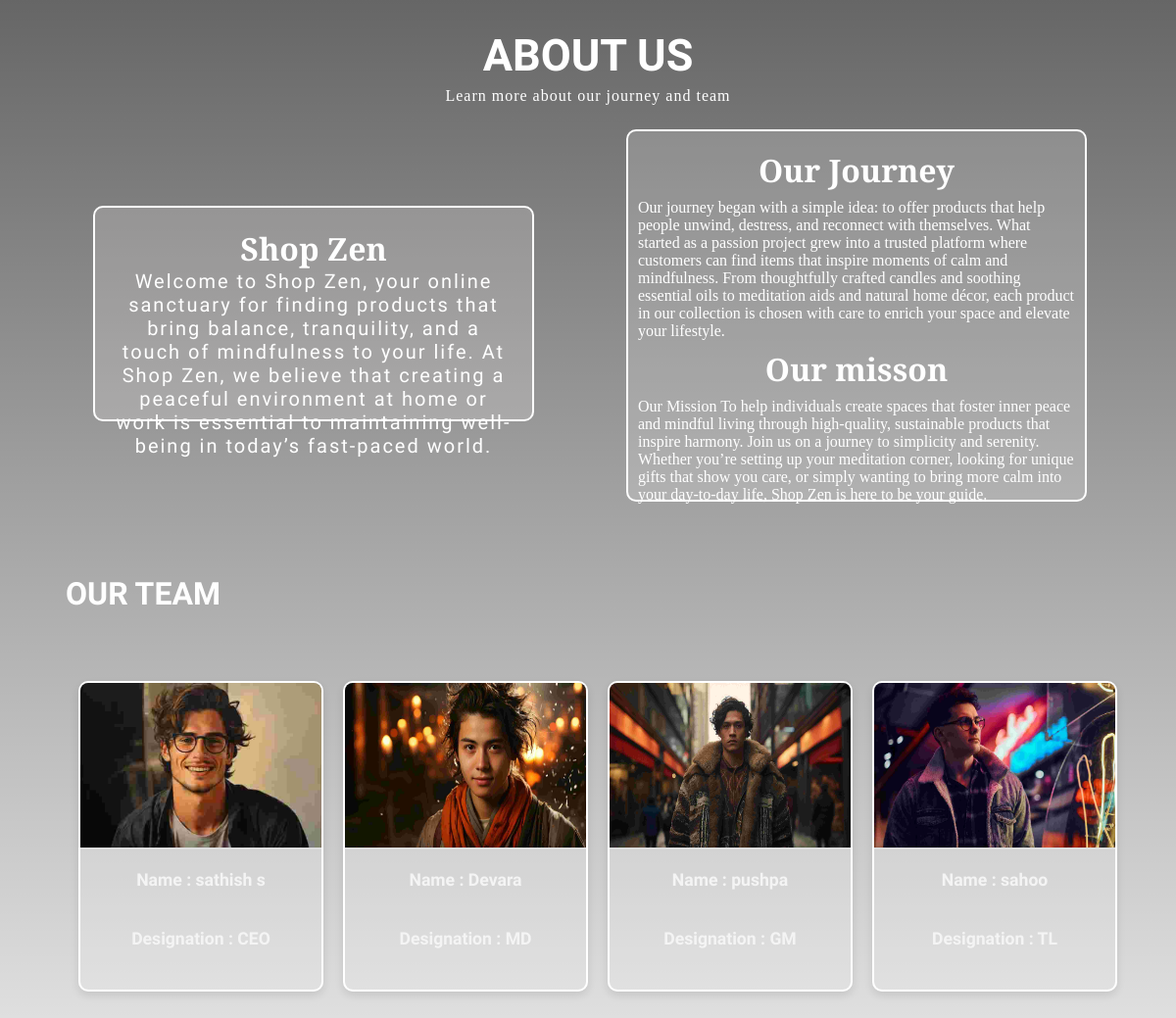
Screenshot of /aboutus/ with the database file from the repository.
### accounts/models.py (models this page shows, shortened)
class TeamMember(models.Model):
    image = models.ImageField(upload_to='images/')
    name = models.CharField(max_length=100)
    designation = models.CharField(max_length=100)

### accounts/views.py (the view)
# urls.py: path('aboutus/' , views.aboutus, name='aboutus'),
def aboutus(request):
    team_members = TeamMember.objects.all()
    return render(request, 'aboutus.html', {'team_members': team_members})

### accounts/context_processors.py (called while the page is built)
def cart_item_count(request):
    if request.user.is_authenticated:
        cart_items = CartItem.objects.filter(user=request.user)
        total_items = sum(item.quantity for item in cart_items)
    else:
        total_items = 0  # For unauthenticated users, set cart count to 0
    return {'cart_item_count': total_items}

### templates/aboutus.html (shortened to what this page needs)
<!DOCTYPE html>
{% load static %}
<html lang="en">
<head>
    <link
    href="https://cdn.jsdelivr.net/npm/remixicon@4.5.0/fonts/remixicon.css"
    rel="stylesheet"
/>
    <link rel="stylesheet" type="text/css" href="{% static 'style.css' %}">
</head>
<body>
<div class  = "aboutuscontainer">
<div class = "aboutheader">
<h1>About Us</h1>
<p>Learn more about our journey and team</p>
</div>
 <div class = "rhcontainer">
<div class = "leftsideheader">
    <div class= "leftsidecontent">
        <h1>Shop Zen</h1>
    <p>Welcome to Shop Zen, your online sanctuary for finding products
         that bring balance, tranquility, and a touch of mindfulness
          to your life. At Shop Zen, we believe that creating a peaceful
           environment at home or work is essential
         to maintaining well-being in today’s fast-paced world.</p>
      </div>
</div>
<div class = "rightsideheader">
    <div class= "rightsidecontent">
        <h1>Our Journey</h1>
    <p>Our journey began with a simple idea: to offer
        products that help people unwind, destress,
        and reconnect with themselves. What started as
        a passion project grew into a trusted platform
        where customers can find items that inspire moments
        of calm and mindfulness. From thoughtfully crafted
        candles and soothing essential oils to meditation aids
        and natural home décor, each product in our collection is chosen
         with care to enrich your space and elevate your lifestyle.</p>
        <h1>Our misson</h1>
        <p>Our Mission
            To help individuals create spaces that foster inner peace and mindful living through high-quality, sustainable products that inspire harmony.
            Join us on a journey to simplicity and serenity. Whether you’re setting up your meditation corner, looking for unique gifts that show you care, or
            simply wanting to bring more calm into your
         day-to-day life, Shop Zen is here to be your guide.</p>
      </div>
</div>
</div>
        <div class="teamcards">
            <div class = "teamheading"><h1>Our Team </h1></div>
            {% for teammember in team_members %}
            <div class="teamcard">
                <img src="{{ teammember.image.url }}" alt="{{ teammember.name }}">
                <div class="memberinfo">
                    <h2 >Name : {{teammember.name }}</h2>
                    <h2>Designation : {{ teammember.designation}}</h2>
                </div>
            </div>
            {% endfor %}
        </div>
</div>
</body>
</html>

### static/style.css (style rules this page uses)
* { padding:0; margin:0; box-sizing: border-box; font-family: Cormorant SC; cursor: pointer; }
body { background-image: linear-gradient(rgba(0, 0, 0, 0.6), rgba(0, 0, 0, 0.1)), url("https://img.freepik.com/free-photo/morning-dew_181624-306.jpg"); background-size: cover; background-position: center; user-select: none; background-attachment: fixed; color: white; font-family: Arial, sans-serif; height: 100vh; }
h2 { text-align: center; padding-bottom: 25px; }
.aboutuscontainer { position: relative; }
.aboutheader { position: absolute; left:50%; transform: translate(-50%,-0%); -webkit-transform: translate(-50%,-0%); -moz-transform: translate(-50%,-0%); -ms-transform: translate(-50%,-0%); -o-transform: translate(-50%,-0%); margin-top: 30px; }
.aboutheader h1 { text-align: center; text-transform: uppercase; font-size: 45px; font-family: Julius Sans One; }
.aboutheader p { margin-top: 6px; letter-spacing: 1px; font-family: cons Knowledge FAQ Search fonts Gruppo; }
.leftsideheader { position: relative; width:500px; height: 200px; }
.leftsidecontent { position: absolute; width:450px; height: 220px; padding:20px; background-color: rgba(247, 243, 243, 0.187); left:10%; top:50%; transform: translate(10%, 50%); -webkit-transform: translate(10%, 50%); -moz-transform: translate(10%, 50%); -ms-transform: translate(10%, 50%); -o-transform: translate(10%, 50%); user-select: none; border-radius: 10px; -webkit-border-radius: 10px; -moz-border-radius: 10px; -ms-border-radius: 10px; -o-border-radius: 10px; animation: borderColorChange 2s infinite; -webkit-animation: borderColorChange 2s infinite; animation: borderColorChange 2s infinite; -webkit-animation: borderColorChange 2s infinite; border:2px solid white; }
.leftsidecontent h1 { text-align : center; }
.leftsidecontent p { text-align : center; letter-spacing: 2px; font-family: Ephesis; font-size: 20px; }
.rightsideheader { position:relative; width:500px; height:200px; }
.rightsidecontent { position: absolute; width:470px; height:380px; padding:10px; background-color: rgba(245, 245, 245, 0.192); left:62%; top:23%; transform: translate(70%,-30%); -webkit-transform: translate(70%,-30%); -moz-transform: translate(70%,-30%); -ms-transform: translate(70%,-30%); -o-transform: translate(70%,-30%); border-radius: 10px; -webkit-border-radius: 10px; -moz-border-radius: 10px; -ms-border-radius: 10px; -o-border-radius: 10px; user-select: none; animation: borderColorChange 2s infinite; -webkit-animation: borderColorChange 2s infinite; animation: borderColorChange 2s infinite; -webkit-animation: borderColorChange 2s infinite; border:2px solid white; }
.rightsidecontent p { font-family: Josefin Slab; font-size: 16px; line-height: 1%px; }
.rightsidecontent h1 { text-align: center; padding: 8px; }
.teamcards { display: flex; flex-wrap: wrap; gap: 20px; justify-content: center; padding: 20px; margin-top:275px ; user-select: none; }
.teamheading h1 { position: absolute; bottom:40%; display: flex; text-align: center; margin-bottom: 30px; margin-left: 7px; text-transform: uppercase; font-family: Righteous; }
.teamcard { background-color: rgba(245, 245, 245, 0.201); border-radius: 10px; box-shadow: 0 4px 8px rgba(0, 0, 0, 0.1); width: 250px; color:white; border:2px solid white; text-align: center; overflow: hidden; transition: transform 0.3s ease; margin-bottom: 60px; }
.teamcard img { width: 100%; height: 170px; border-bottom: 2px solid #ddd; }
.memberinfo { padding: 1.9px; color:white; }
.memberinfo h2 { font-size: 1.1rem; margin: 15px 0; color: #f4f4f4; font-family: Julius Sans One; }

### rows the page displays
TeamMember: image (picture), name "sathish s", designation "CEO"
TeamMember: image (picture), name "Devara", designation "MD"
TeamMember: image (picture), name "pushpa", designation "GM"
TeamMember: image (picture), name "sahoo", designation "TL"
